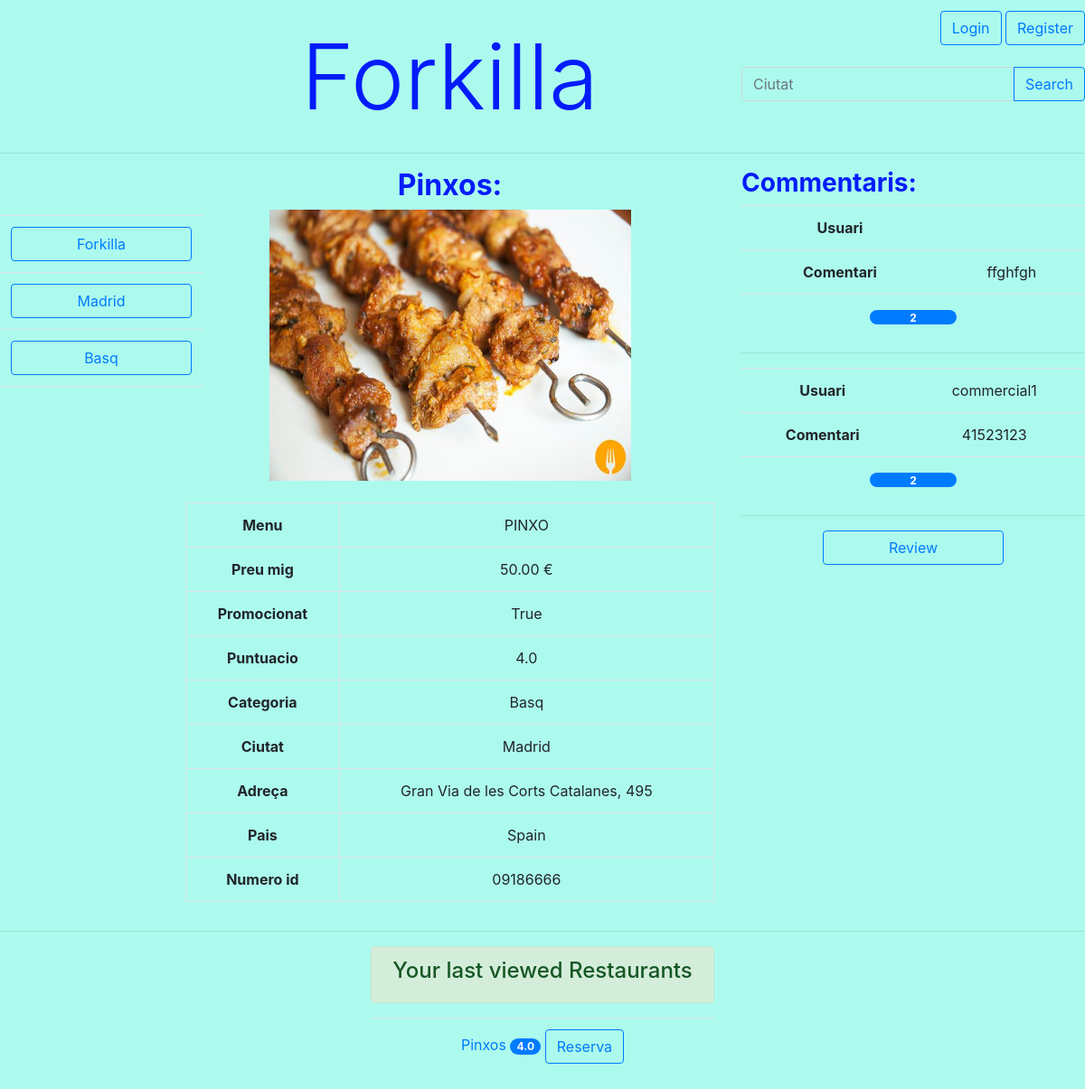
/forkilla/restaurant/09186666/, run on the app's committed database.
### forkilla/models.py (models this page shows, shortened)
class Restaurant(models.Model):
    CATEGORIES = (
        ("Rice", "Rice"),
        ("Fusi", "Fusion"),
        ("BBQ", "Barbecue"),
        ("Chin", "Chinese"),
        ("Medi","Mediterranean"),
        ("Crep","Creperie"),
        ("Hind","Hindu"),
        ("Japa","Japanese"),
        ("Ital","Italian"),
        ("Mexi","Mexican"),
        ("Peru", "Peruvian"),
        ("Russ","Russian"),
        ("Turk","Turkish"),
        ("Basq","Basque"),
        ("Vegy", "Vegetarian"),
        ("Afri","African"),
        ("Egyp","Egyptian"),
        ("Grek","Greek")
    )
    _d_categories = dict(CATEGORIES)
    restaurant_number = models.CharField(max_length=8, unique=True)
    name = models.CharField(max_length=50)
    menu_description = models.TextField()
    price_average = models.DecimalField(max_digits=5, decimal_places=2)
    is_promot = models.BooleanField()
    rate = models.DecimalField(max_digits=3, decimal_places=1)
    address = models.CharField(max_length=50)
    city = models.CharField(max_length=50)
    country = models.CharField(max_length=50)
    featured_photo = models.ImageField(upload_to="static/fotos/",default='forkilla/static/fotos/default.png')
    category = models.CharField(max_length=5, choices=CATEGORIES)
    capacity = models.PositiveIntegerField()

class Review(models.Model):
    RATE = (
        ("1","1*"),("2","2*"),("3","3*"),("4","4*"),("5","5*")
    )
    _d_rate = dict(RATE)
    id = models.AutoField(primary_key = True)
    restaurant = models.ForeignKey(Restaurant)
    user = models.ForeignKey(User, null = True)
    restaurant_rate = models.CharField(max_length=1, choices=RATE)
    comment = models.TextField()

class RestaurantInsertDate(models.Model):
    viewedrestaurants = models.ForeignKey(ViewedRestaurants, on_delete=models.CASCADE)
    restaurant = models.ForeignKey(Restaurant, on_delete=models.CASCADE)
    date_added = models.DateTimeField(auto_now_add=True)
    class Meta:
        ordering = ['-date_added']

### forkilla/views.py (the view)
# urls.py: url(r'^restaurant/(?P<restaurant_number>.*)/$', views.details, name='detail'),
def details(request,restaurant_number=""):
	viewedrestaurants = _check_session(request)
	restaurant = Restaurant.objects.get(restaurant_number=restaurant_number)
	lastviewed = RestaurantInsertDate(viewedrestaurants=viewedrestaurants,restaurant= restaurant)
	lastviewed.user = request.user
	lastviewed.save()
	foto_name = restaurant.featured_photo.url[16:]
	reviews = Review.objects.filter(restaurant = restaurant)
	context = {
		'foto_name':foto_name,
		'restaurant': restaurant,
		'viewedrestaurants': viewedrestaurants,
		'reviews':reviews
	}
	return render(request, 'forkilla/details.html', context)

### forkilla/views.py (called while the page is built)
def _check_session(request):
    if "viewedrestaurants" not in request.session:
        viewedrestaurants = ViewedRestaurants()
        viewedrestaurants.save()
        request.session["viewedrestaurants"] = viewedrestaurants.id_vr
    else:
        viewedrestaurants = ViewedRestaurants.objects.get(id_vr=request.session["viewedrestaurants"])
    return viewedrestaurants

### forkilla/templates/forkilla/details.html (shortened to what this page needs)
<!DOCTYPE html>
<html lang="en">
<head>
<link rel="stylesheet" href="https://stackpath.bootstrapcdn.com/bootstrap/4.3.1/css/bootstrap.min.css">
</head>
<body style="background-color:#ACFAEE;">
{% extends 'forkilla/base.html' %}
{% block content %}
{% if restaurant %}
<div class = "row">
<div class="col-6 col-md-2" >
<table class="table" style="margin-top:30%">
    <tbody><tr><td align="center">
<form action="/forkilla" method="get">
    <button type = "submit" class="btn btn-outline-primary" size="20" style="width: 200px"> Forkilla </button>
</form>
</td></tr>
<tr><td align="center">
<form action="/forkilla/restaurants/{{restaurant.city}}" method="get">
    <button type = "submit" class="btn btn-outline-primary" size="20" style="width: 200px"> {{restaurant.city}} </button>
</form>
</td></tr>
<tr><td align="center">
<form action="/forkilla/restaurants/{{restaurant.city}}/{{restaurant.category}}" method="get">
    <button type = "submit" class="btn btn-outline-primary" size="20" style="width: 200px"> {{restaurant.category}} </button>
</form>
</td></tr><tr><td></td></tr></tbody></table>
</div>
<div class="col-6 col-md-6">
    <h2 align="center"  style="color:#041CFA;"><b>{{restaurant.name}}:</b></h2>
    {% load static %}
    <img src="{% static restaurant.featured_photo.url %}" class="roumded mx-auto d-block" alt="Foto restaurant" width="400" height="300"/>
    <br>
    <table class="table table-bordered">
        <tbody>
            <tr>
                <td align="center"><b>Menu</b></td>
                <td align="center">{{restaurant.menu_description}}</td>
            </tr>
            <tr>
                <td align="center"><b>Preu mig</b></td>
                <td align="center">{{restaurant.price_average}} &euro;</td>
            </tr>
            <tr>
                <td align="center"><b>Promocionat</b></td>
                <td align="center"> {{restaurant.is_promot}}</td>
            </tr>
            <tr>
                <td align="center"><b>Puntuacio</b></td>
                <td align="center">{{restaurant.rate}}</td>
            </tr>
            <tr>
                <td align="center"><b>Categoria</b></td>
                <td align="center">{{restaurant.category}}</td>
            </tr>
            <tr>
                <td align="center"><b>Ciutat</b></td>
                <td align="center"> {{restaurant.city}}</td>
            </tr>
            <tr>
                <td align="center"><b>Adreça</b></td>
                <td align="center">{{restaurant.address}}</td>
            </tr>
            <tr>
                <td align="center"><b>Pais</b></td>
                <td align="center">{{restaurant.country}}</td>
            </tr>
            <tr>
                <td align="center"><b>Numero id</b></td>
                <td align="center">{{restaurant.restaurant_number}}</td>
            </tr>
        </tbody>
    </table>
</div>
{% else %}
    <p>No existeix cap restaurant amb aquest nom.</p>
{% endif %}
<div class="col-6 col-md-4">
{% if reviews %}
    <h3  style="color:#041CFA;"><b>Commentaris:</b></h3>
    {% for review in reviews %}
        <table class="table">
        <tbody>
            <tr>
                <td align="center"><b>Usuari</b></td>
                <td align="center">{{review.user.username}}</td>
            </tr>
            <tr>
                <td align="center"><b>Comentari</b></td>
                <td align="center">{{review.comment}}</td>
            </tr>
            <tr align="center">
                <td align="center" colspan="2"><span class="badge badge-pill badge-primary" style="width: 6rem;height: 1rem;"> {{review.restaurant_rate}}</span></td>
            </tr>
        </tbody>
        </table>
        <hr>
    {% endfor %}
{% else %}
    <p>No hi han reviews.</p>
{% endif %}
<div align="center">
<form action="/review/{{restaurant.restaurant_number}}" method="get">
    <button type = "submit" class="btn btn-outline-primary" size="20" style="width: 200px"> Review </button>
</form>
</div>
</div>
</div>
{% endblock %}

### forkilla/templates/forkilla/base.html
<!DOCTYPE html>
<html lang="en">
<head>
</head>
<body>
<div class="row">
<div class="col-6 col-md-2"></div>
<div class="col-6 col-md-6" style="margin-top:2%;">
<h1 class="display-4" align="center" style="color:#041CFA;font-size:100px;">Forkilla</h1>
</div>
<div class="col-6 col-md-4" id="cont" align="right"style="margin-top:1%;">
{%if request.user.is_authenticated%}
<div class="badge badge-primary text-wrap" style="width: 10rem;height: 2rem;vertical-align:middle;">
  <h5>{{request.user.username}}</h5>
</div>
<form action="{%url 'logout'%}" method="get" style="display:inline;">
	<button type = "submit" class="btn btn-outline-primary"> Logout </button>
</form>
<form action="{%url 'reservationlist'%}" method="get" style="display:inline;">
	<button type = "submit" class="btn btn-outline-primary"> Reservas </button>
</form>
{%else%}
<form action="{%url 'login'%}" method="get" style="display:inline;">
	<button type = "submit" class="btn btn-outline-primary"> Login </button>
</form>
<form action="{%url 'register'%}" method="get" style="display:inline;">
	<button type = "submit" class="btn btn-outline-primary"> Register </button>
</form>
{%endif%}
<form action="{%url 'restaurants'%}" method="get">
	<br>
	<div class="input-group mb-3">
		<input type = "text" name = "q" class="form-control" placeholder="Ciutat" style="background-color: #ACFAEE;" aria-describedby="button-addon2">
		<div class = "input-group-append">
			<button type = "submit" value= q class="btn btn-outline-primary"> Search </button>
		</div>
	</div>
</form>
</div>
</div>
<hr>
{% block content %}
{% endblock %}
<hr>
<footer align="center">
<div class="row">
<div class="col-6 col-md-4"></div>
<div class="col-6 col-md-4">
<div class="alert alert-success" role="alert"><h4 class="alert-heading"> Your last viewed Restaurants</h4></div>
<table class="table">
	<tbody>
	<form action="{% url 'reservation'%}" method="get">
	{% for restaurant in viewedrestaurants.restaurantinsertdate_set.all|slice:"5"%}
		<tr><td>
		<a href="{% url 'detail' restaurant.restaurant.restaurant_number%}"> 	{{restaurant.restaurant.name}} </a> <span class="badge badge-pill badge-primary">{{restaurant.restaurant.rate}}</span>
		<button type="submit" name="reservation" value={{restaurant.restaurant.restaurant_number}} class="btn btn-outline-primary"> 	Reserva</button>
		</td></tr>
	{% endfor %}
 	</form>
 	</tbody>
 </table>
</div>
<div class="col-6 col-md-4"></div>
</div>
</footer>
</body>
</html>

### data on the page
Restaurant: city "Madrid", category "Basq", name "Pinxos", featured_photo (picture), menu_description "PINXO", price_average "50.00", is_promot "True", rate "4.0", address "Gran Via de les Corts Catalanes, 495", country "Spain", restaurant_number "09186666"
Review: comment "ffghfgh", restaurant_rate "2"
Review: user.username "commercial1", comment "41523123", restaurant_rate "2"
